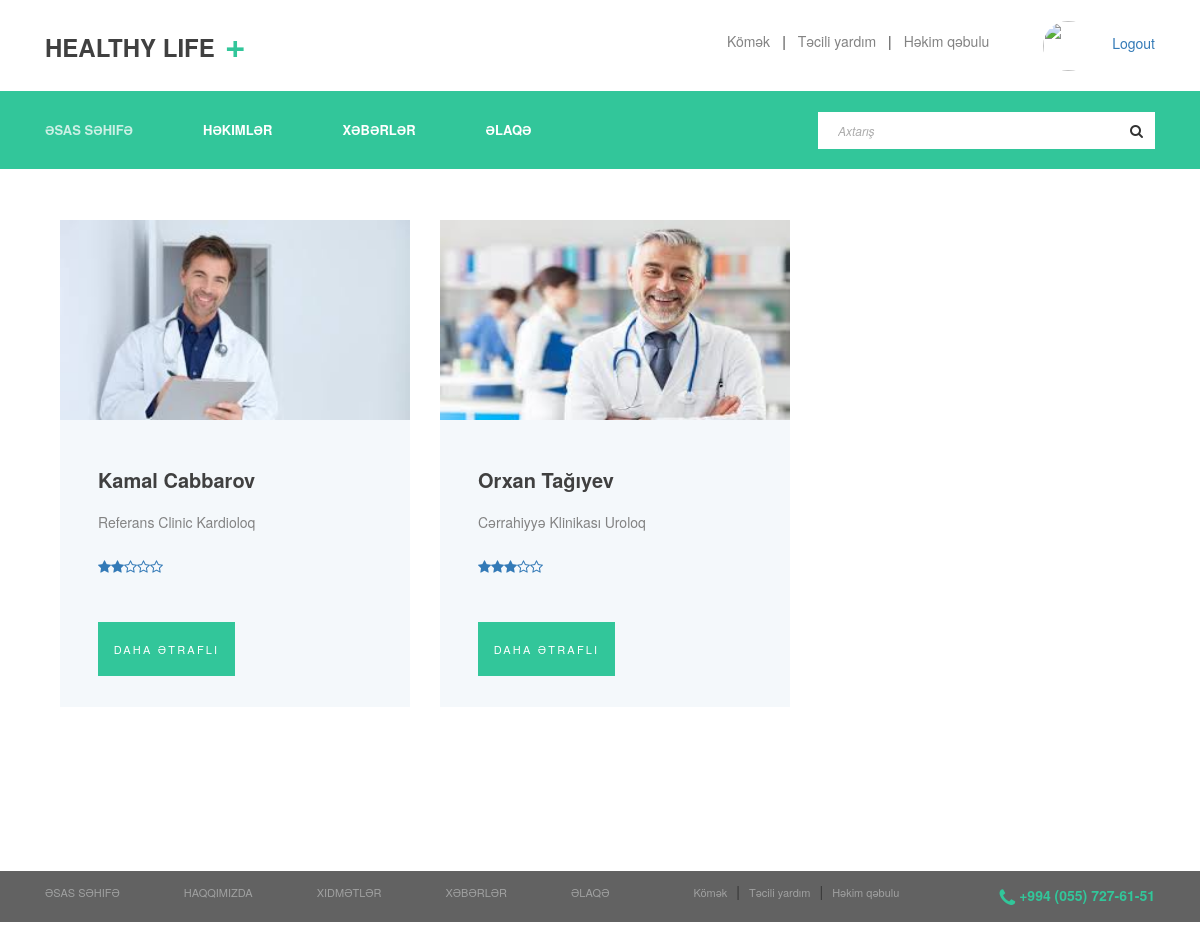
Screenshot of /doctors/ (signed in) with the database file from the repository.
### main_app/models.py (models this page shows, shortened)
class Doctor(models.Model):
    position = models.CharField(max_length=120)
    name = models.CharField(max_length=120)
    surname = models.CharField(max_length=120)
    number = models.CharField(max_length=120, blank="True")
    clinic = models.ForeignKey(Clinic, on_delete=models.CASCADE)
    image=models.ImageField(upload_to='images/',blank=True)
    rating = models.IntegerField(default=0)

class Clinic(models.Model):
    name = models.CharField(max_length=120)
    address = models.CharField(max_length=120)
    number = models.CharField(max_length=120, blank="True")
    picture = models.ImageField(upload_to="images/")
    tip = models.CharField(max_length=50, choices=tip)
    rating = models.IntegerField(default=0)
    joiners = models.ManyToManyField(User, related_name='voting', blank=True)

### main_app/views.py (the view)
# urls.py: path('doctors/', DoctorView.as_view(), name='doctors'),
class DoctorView(ListView):
    model               = Doctor
    context_object_name = "doctors"
    template_name       = "doctors.html"

### main_app/templates/doctors.html (shortened to what this page needs)
{% extends "base.html" %}
{% load static %}
{% block content %}
<br>
<br><br>
<br><br><br>
<div class="info">
  <div class="container">
    <div class="row row-eq-height">
      {% for d in doctors  %}
      <div class="col-lg-4 info_box_col">
        <div class="info_box">
          <div class="info_image"><img src="{{ d.image.url}}" width="100%" height="200px" alt=""></div>
          <div class="info_content">
            <div class="info_title">{{d.name}} {{d.surname}}</div>
            <div class="info_text">{{d.clinic.name}} {{d.position}}</div>
            <br>
            <form action="" method="POST">
              <div class='starrr' id='star1' data-id="{{d.id}}" data-count1='' data-user="{{request.user}}"
                data-count='{{d.rating}}'>
              </div>
            </form>
            <div>&nbsp;
            </div>
            <div class="button info_button"><a href="{% url 'description_doctor' d.id %}"><span>daha
              ətraflı</span></a></div>
          </div>
        </div>
      </div>
      {% endfor %}
    </div>
  </div>
</div>
{% endblock content %}

### static/styles/about.css (style rules this page uses)
* { margin: 0; padding: 0; -webkit-font-smoothing: antialiased; -webkit-text-shadow: rgba(0,0,0,.01) 0 0 1px; text-shadow: rgba(0,0,0,.01) 0 0 1px; }
body { font-family: 'Montserrat', sans-serif; font-size: 14px; font-weight: 400; background: #FFFFFF; color: #a5a5a5; }
div { display: block; position: relative; -webkit-box-sizing: border-box; -moz-box-sizing: border-box; box-sizing: border-box; }
a, a:hover, a:visited, a:active, a:link { text-decoration: none; -webkit-font-smoothing: antialiased; -webkit-text-shadow: rgba(0,0,0,.01) 0 0 1px; text-shadow: rgba(0,0,0,.01) 0 0 1px; }
.button { width: 137px; height: 54px; background: #32c69a; overflow: hidden; }
.button a { display: block; position: relative; width: 100%; height: 100%; text-align: center; }
.button a span { font-size: 11px; font-weight: 500; color: #FFFFFF; line-height: 54px; letter-spacing: 0.2em; text-transform: uppercase; white-space: nowrap; -webkit-transition: all 400ms ease; -moz-transition: all 400ms ease; -ms-transition: all 400ms ease; -o-transition: all 400ms ease; transition: all 400ms ease; }
.button a span:first-child { position: absolute; top: 50%; left: 50%; -webkit-transform: translate(-50%, -50%); -moz-transform: translate(-50%, -50%); -ms-transform: translate(-50%, -50%); -o-transform: translate(-50%, -50%); transform: translate(-50%, -50%); }

### static/styles/news.css (style rules this page uses)
* { margin: 0; padding: 0; -webkit-font-smoothing: antialiased; -webkit-text-shadow: rgba(0,0,0,.01) 0 0 1px; text-shadow: rgba(0,0,0,.01) 0 0 1px; }
body { font-family: 'Montserrat', sans-serif; font-size: 14px; font-weight: 400; background: #FFFFFF; color: #a5a5a5; }
div { display: block; position: relative; -webkit-box-sizing: border-box; -moz-box-sizing: border-box; box-sizing: border-box; }
a, a:hover, a:visited, a:active, a:link { text-decoration: none; -webkit-font-smoothing: antialiased; -webkit-text-shadow: rgba(0,0,0,.01) 0 0 1px; text-shadow: rgba(0,0,0,.01) 0 0 1px; }
.button { width: 137px; height: 54px; background: #32c69a; overflow: hidden; }
.button a { display: block; position: relative; width: 100%; height: 100%; text-align: center; }
.button a span { font-size: 11px; font-weight: 500; color: #FFFFFF; line-height: 54px; letter-spacing: 0.2em; text-transform: uppercase; white-space: nowrap; -webkit-transition: all 400ms ease; -moz-transition: all 400ms ease; -ms-transition: all 400ms ease; -o-transition: all 400ms ease; transition: all 400ms ease; }
.button a span:first-child { position: absolute; top: 50%; left: 50%; -webkit-transform: translate(-50%, -50%); -moz-transform: translate(-50%, -50%); -ms-transform: translate(-50%, -50%); -o-transform: translate(-50%, -50%); transform: translate(-50%, -50%); }

### static/styles/services.css (style rules this page uses)
* { margin: 0; padding: 0; -webkit-font-smoothing: antialiased; -webkit-text-shadow: rgba(0,0,0,.01) 0 0 1px; text-shadow: rgba(0,0,0,.01) 0 0 1px; }
body { font-family: 'Montserrat', sans-serif; font-size: 14px; font-weight: 400; background: #FFFFFF; color: #a5a5a5; }
div { display: block; position: relative; -webkit-box-sizing: border-box; -moz-box-sizing: border-box; box-sizing: border-box; }
a, a:hover, a:visited, a:active, a:link { text-decoration: none; -webkit-font-smoothing: antialiased; -webkit-text-shadow: rgba(0,0,0,.01) 0 0 1px; text-shadow: rgba(0,0,0,.01) 0 0 1px; }
.button { width: 137px; height: 54px; background: #32c69a; overflow: hidden; }
.button a { display: block; position: relative; width: 100%; height: 100%; text-align: center; }
.button a span { font-size: 11px; font-weight: 500; color: #FFFFFF; line-height: 54px; letter-spacing: 0.2em; text-transform: uppercase; white-space: nowrap; -webkit-transition: all 400ms ease; -moz-transition: all 400ms ease; -ms-transition: all 400ms ease; -o-transition: all 400ms ease; transition: all 400ms ease; }
.button a span:first-child { position: absolute; top: 50%; left: 50%; -webkit-transform: translate(-50%, -50%); -moz-transform: translate(-50%, -50%); -ms-transform: translate(-50%, -50%); -o-transform: translate(-50%, -50%); transform: translate(-50%, -50%); }

### rows the page displays
Doctor: image (picture), name "Kamal", surname "Cabbarov", clinic.name "Referans Clinic", position "Kardioloq"
Doctor: image (picture), name "Orxan", surname "Tağıyev", clinic.name "Cərrahiyyə Klinikası", position "Uroloq"
